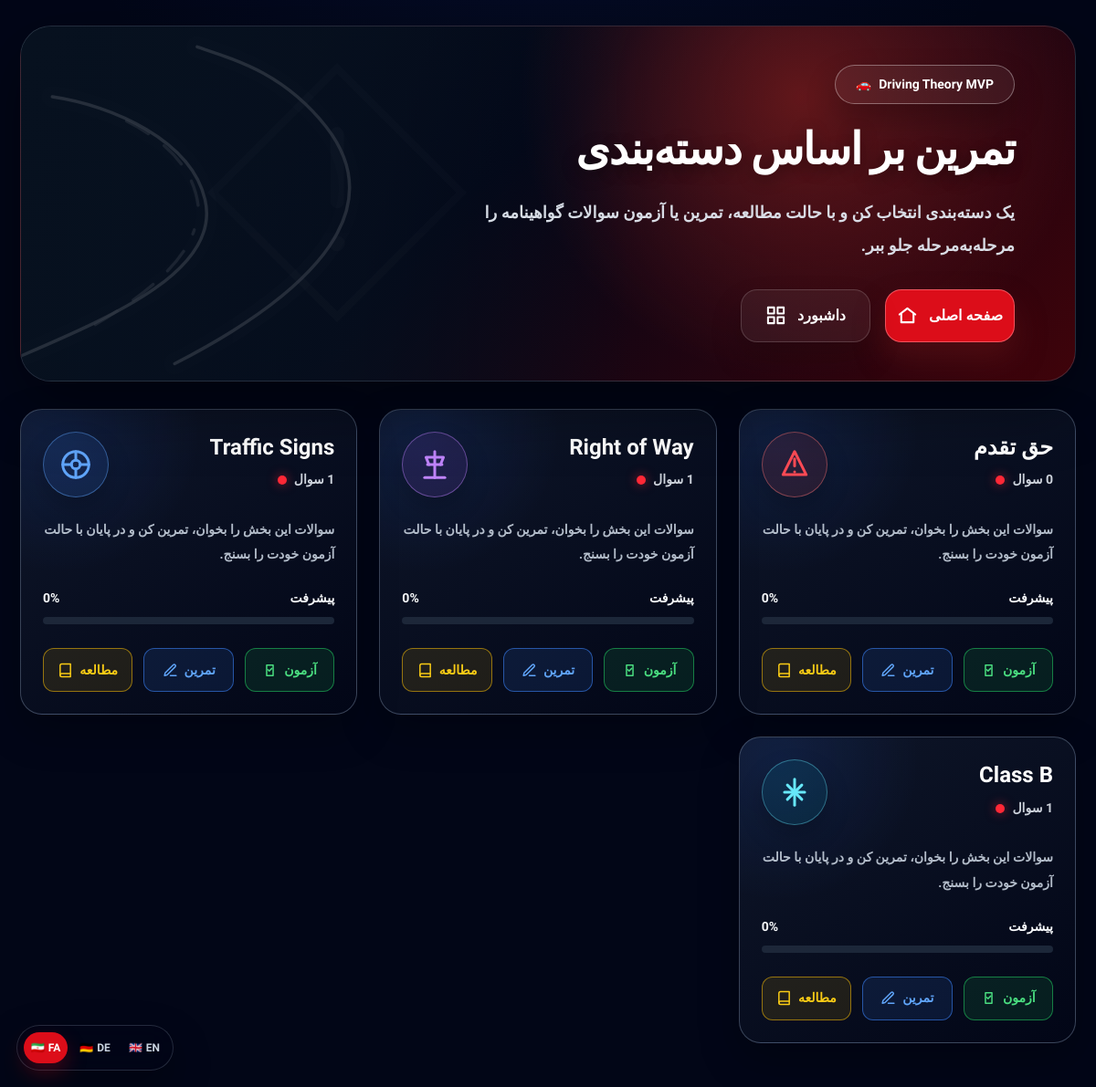
Before: /quiz/categories/ (signed in) with the older database file.
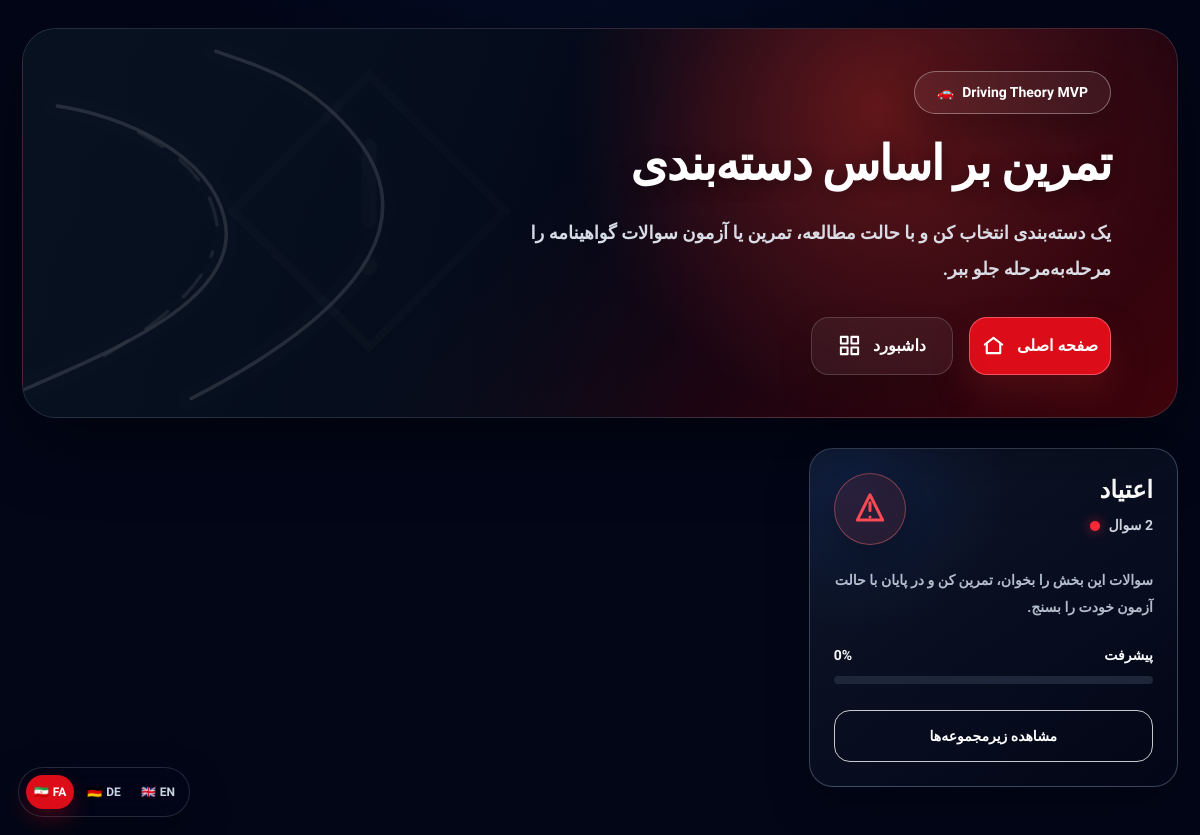
After: the same page with the newer database file.
### quiz/models.py (models this page shows, shortened)
class QuizCategory(models.Model):
    parent = models.ForeignKey(
        "self",
        on_delete=models.CASCADE,
        null=True,
        blank=True,
        related_name="children",
        verbose_name=_("دسته‌بندی والد"),
    )
    name = models.CharField(
        _("نام"),
        max_length=100,
    )
    slug = models.SlugField(
        _("نامک"),
        unique=True,
    )
    class Meta:
        verbose_name = _("دسته‌بندی سؤال")
        verbose_name_plural = _("دسته‌بندی‌های سؤال")
        ordering = ["parent__name", "name"]

### quiz/views.py (the view, shortened to what this page needs)
# urls.py: path("categories/", views.category_list, name="category_list"),
@login_required
def category_list(request):
    categories = (
        QuizCategory.objects.filter(parent__isnull=True)
        .exclude(slug="hftd-zmon-sl")
        .order_by("id")
    )
    for category in categories:
        direct_count = Question.objects.filter(
            category=category,
            is_published=True,
        ).count()
        children_count = Question.objects.filter(
            category__parent=category,
            is_published=True,
        ).count()
        category.total_questions_count = direct_count + children_count
    return render(
        request,
        "quiz/category_list.html",
        {
            "categories": categories,
        },
    )

### quiz/templates/quiz/category_list.html (shortened to what this page needs)
{% extends "base/base.html" %}
{% load i18n %}
{% get_current_language_bidi as LANGUAGE_BIDI %}
{% block content %}
<main class="dt-page" dir="{% if LANGUAGE_BIDI %}rtl{% else %}ltr{% endif %}">
    <section class="dt-wrap">
        <div class="dt-hero">
            <div class="dt-hero-content">
                <div class="dt-hero-box">
                    <div class="dt-badge">
                        <span>{% trans "Driving Theory MVP" %}</span>
                        <span>🚗</span>
                    </div>
                    <h1 class="dt-title">{% trans "تمرین بر اساس دسته‌بندی" %}</h1>
                    <p class="dt-subtitle">
                        {% trans "یک دسته‌بندی انتخاب کن و با حالت مطالعه، تمرین یا آزمون سوالات گواهینامه را مرحله‌به‌مرحله جلو ببر." %}
                    </p>
                    <div class="dt-actions">
                        <a href="{% url 'home' %}" class="dt-hero-btn dt-hero-btn-home">
                            <span>{% trans "صفحه اصلی" %}</span>
                            <svg viewBox="0 0 24 24" fill="none" stroke="currentColor" stroke-width="2.2" stroke-linecap="round" stroke-linejoin="round">
                                <path d="M3 11L12 4l9 7"></path>
                                <path d="M5 10v10h14V10"></path>
                            </svg>
                        </a>
                        <a href="{% url 'dashboard' %}" class="dt-hero-btn dt-hero-btn-dashboard">
                            <span>{% trans "داشبورد" %}</span>
                            <svg viewBox="0 0 24 24" fill="none" stroke="currentColor" stroke-width="2.1" stroke-linecap="round" stroke-linejoin="round">
                                <rect x="3" y="3" width="7" height="7"></rect>
                                <rect x="14" y="3" width="7" height="7"></rect>
                                <rect x="3" y="14" width="7" height="7"></rect>
                                <rect x="14" y="14" width="7" height="7"></rect>
                            </svg>
                        </a>
                    </div>
                </div>
            </div>
        </div>
        <div class="dt-grid">
            {% for category in categories %}
                <article class="dt-card">
                    <div class="dt-card-head">
                        <div>
                            <h2 class="dt-card-title">{{ category.name }}</h2>
                            <div class="dt-count">
                                <span>{{ category.total_questions_count }} سوال</span>
                                <span class="dt-dot"></span>
                            </div>
                        </div>
                        <div class="
                            dt-icon
                            {% if forloop.counter|divisibleby:9 %}
                                dt-icon-gray
                            {% elif forloop.counter|divisibleby:8 %}
                                dt-icon-red
                            {% elif forloop.counter|divisibleby:7 %}
                                dt-icon-purple
                            {% elif forloop.counter|divisibleby:6 %}
                                dt-icon-orange
                            {% elif forloop.counter|divisibleby:5 %}
                                dt-icon-blue
                            {% elif forloop.counter|divisibleby:4 %}
                                dt-icon-cyan
                            {% elif forloop.counter|divisibleby:3 %}
                                dt-icon-blue
                            {% elif forloop.counter|divisibleby:2 %}
                                dt-icon-purple
                            {% else %}
                                dt-icon-red
                            {% endif %}
                        ">
                            {% if forloop.counter|divisibleby:9 %}
                                <svg viewBox="0 0 24 24" fill="none" stroke="currentColor" stroke-width="1.9" stroke-linecap="round" stroke-linejoin="round"><path d="M14.7 6.3a4 4 0 0 0-5.4 5.4L4 17v3h3l5.3-5.3a4 4 0 0 0 5.4-5.4l-2.4 2.4-3-3 2.4-2.4z"></path></svg>
                            {% elif forloop.counter|divisibleby:6 %}
                                <svg viewBox="0 0 24 24" fill="none" stroke="currentColor" stroke-width="1.9" stroke-linecap="round" stroke-linejoin="round"><path d="M7 17h10l1-5-2-4H8l-2 4 1 5z"></path><circle cx="8" cy="17" r="2"></circle><circle cx="16" cy="17" r="2"></circle><path d="M8 12h8"></path></svg>
                            {% elif forloop.counter|divisibleby:5 %}
                                <svg viewBox="0 0 24 24" fill="none" stroke="currentColor" stroke-width="1.9" stroke-linecap="round" stroke-linejoin="round"><rect x="6" y="4" width="12" height="16" rx="2"></rect><path d="M9 8h6"></path><path d="M9 12h6"></path><path d="M9 16h6"></path></svg>
                            {% elif forloop.counter|divisibleby:4 %}
                                <svg viewBox="0 0 24 24" fill="none" stroke="currentColor" stroke-width="1.9" stroke-linecap="round" stroke-linejoin="round"><path d="M12 3v18"></path><path d="M5 12h14"></path><path d="M7 7l10 10"></path><path d="M17 7L7 17"></path></svg>
                            {% elif forloop.counter|divisibleby:3 %}
                                <svg viewBox="0 0 24 24" fill="none" stroke="currentColor" stroke-width="1.9" stroke-linecap="round" stroke-linejoin="round"><circle cx="12" cy="12" r="9"></circle><circle cx="12" cy="12" r="3"></circle><path d="M12 3v6M12 15v6M3 12h6M15 12h6"></path></svg>
                            {% elif forloop.counter|divisibleby:2 %}
                                <svg viewBox="0 0 24 24" fill="none" stroke="currentColor" stroke-width="1.9" stroke-linecap="round" stroke-linejoin="round"><path d="M12 3v18"></path><path d="M5 21h14"></path><path d="M7 12h10"></path><path d="M8 12l-2-5h12l-2 5"></path></svg>
                            {% else %}
                                <svg viewBox="0 0 24 24" fill="none" stroke="currentColor" stroke-width="1.9" stroke-linecap="round" stroke-linejoin="round"><path d="M12 3l8 16H4z"></path><path d="M12 8v5"></path><path d="M12 17h.01"></path></svg>
                            {% endif %}
                        </div>
                    </div>
                    <p class="dt-desc">
                        {% trans "سوالات این بخش را بخوان، تمرین کن و در پایان با حالت آزمون خودت را بسنج." %}
                    </p>
                    <div class="dt-progress-row">
                        <span>{% trans "پیشرفت" %}</span>
                        <span>0%</span>
                    </div>
                    <div class="dt-progress-track">
                    </div>
                    {% if category.children.all %}
                        <a href="{% url 'category_detail' category.id %}" class="dt-sub-btn">
                            {% trans "مشاهده زیرمجموعه‌ها" %}
                        </a>
                    {% else %}
                        <div class="dt-card-actions">
                            <a href="{% url 'category_exam' category.id %}" class="dt-card-btn dt-btn-test">
                                آزمون
                                <svg viewBox="0 0 24 24" fill="none" stroke="currentColor" stroke-width="2.1" stroke-linecap="round" stroke-linejoin="round"><path d="M9 11l2 2 4-4"></path><path d="M7 4h10v16H7z"></path></svg>
                            </a>
                            <a href="{% url 'category_practice' category.id %}" class="dt-card-btn dt-btn-practice">
                                تمرین
                                <svg viewBox="0 0 24 24" fill="none" stroke="currentColor" stroke-width="2.1" stroke-linecap="round" stroke-linejoin="round"><path d="M12 20h9"></path><path d="M16.5 3.5a2.1 2.1 0 0 1 3 3L7 19l-4 1 1-4z"></path></svg>
                            </a>
                            <a href="{% url 'category_read' category.id %}" class="dt-card-btn dt-btn-read">
                                مطالعه
                                <svg viewBox="0 0 24 24" fill="none" stroke="currentColor" stroke-width="2.1" stroke-linecap="round" stroke-linejoin="round"><path d="M4 19.5A2.5 2.5 0 0 1 6.5 17H20"></path><path d="M4 4.5A2.5 2.5 0 0 1 6.5 2H20v20H6.5A2.5 2.5 0 0 1 4 19.5z"></path></svg>
                            </a>
                        </div>
                    {% endif %}
                </article>
            {% endfor %}
        </div>
    </section>
</main>
{% endblock %}

### core/templates/base/base.html (shortened to what this page needs)
{% load static tailwind_tags i18n %}
{% get_current_language as CURRENT_LANGUAGE %}
{% get_current_language_bidi as LANGUAGE_BIDI %}
<!DOCTYPE html>
<html
    lang="{{ CURRENT_LANGUAGE|default:'fa' }}"
    dir="{% if LANGUAGE_BIDI %}rtl{% else %}ltr{% endif %}"
>
<head>
    {% tailwind_css %}
</head>
<body class="min-h-screen bg-slate-950 text-white antialiased">
    {% block content %}{% endblock %}
    <div
        class="dt-lang-switcher"
        aria-label="{% trans 'انتخاب زبان' %}"
    >
        <div class="dt-lang-box">
            <form
                action="{% url 'set_language' %}"
                method="post"
            >
                <button
                    type="submit"
                    class="{% if CURRENT_LANGUAGE == 'fa' %}active{% endif %}"
                    aria-label="{% trans 'تغییر زبان به فارسی' %}"
                    aria-pressed="{% if CURRENT_LANGUAGE == 'fa' %}true{% else %}false{% endif %}"
                >
                    <span aria-hidden="true">🇮🇷</span>
                    <span>FA</span>
                </button>
            </form>
            <form
                action="{% url 'set_language' %}"
                method="post"
            >
                <button
                    type="submit"
                    class="{% if CURRENT_LANGUAGE == 'de' %}active{% endif %}"
                    aria-label="{% trans 'تغییر زبان به آلمانی' %}"
                    aria-pressed="{% if CURRENT_LANGUAGE == 'de' %}true{% else %}false{% endif %}"
                >
                    <span aria-hidden="true">🇩🇪</span>
                    <span>DE</span>
                </button>
            </form>
            <form
                action="{% url 'set_language' %}"
                method="post"
            >
                <button
                    type="submit"
                    class="{% if CURRENT_LANGUAGE == 'en' %}active{% endif %}"
                    aria-label="{% trans 'تغییر زبان به انگلیسی' %}"
                    aria-pressed="{% if CURRENT_LANGUAGE == 'en' %}true{% else %}false{% endif %}"
                >
                    <span aria-hidden="true">🇬🇧</span>
                    <span>EN</span>
                </button>
            </form>
        </div>
    </div>
</body>
</html>

### core/templates/base/base.html (style rules this page uses)
html { min-height: 100%; background: #020617; }
body { min-height: 100vh; margin: 0; background: #020617; color: #ffffff; font-family: Vazirmatn, sans-serif; }
*, *::before, *::after { box-sizing: border-box; }
button, input, textarea, select { font: inherit; }
.dt-lang-switcher { position: fixed; z-index: 9999; left: 18px; bottom: 18px; direction: ltr; }
.dt-lang-box { display: flex; align-items: center; gap: 6px; border-radius: 999px; border: 1px solid rgba(148, 163, 184, 0.24); background: rgba(2, 6, 23, 0.82); backdrop-filter: blur(16px); -webkit-backdrop-filter: blur(16px); padding: 7px; box-shadow: 0 18px 44px rgba(0, 0, 0, 0.30); }
.dt-lang-switcher form { margin: 0; }
.dt-lang-switcher button { min-width: 48px; height: 34px; display: inline-flex; align-items: center; justify-content: center; gap: 4px; border: 0; border-radius: 999px; background: transparent; color: #cbd5e1; cursor: pointer; font-family: Vazirmatn, sans-serif; font-size: 12px; line-height: 1; font-weight: 1000; transition: background-color 0.2s ease, color 0.2s ease, transform 0.2s ease, box-shadow 0.2s ease; }
.dt-lang-switcher button.active { background: #dc0d19; color: #ffffff; box-shadow: 0 10px 22px rgba(220, 13, 25, 0.28); }

Changed rows visible on the page:
removed QuizCategory: name "حق تقدم", shows "آزمون"
removed QuizCategory: name "Right of Way", shows "آزمون"
removed QuizCategory: name "Traffic Signs", total_questions_count "1", shows "آزمون"
removed QuizCategory: name "Class B", shows "آزمون"
added QuizCategory: name "اعتیاد"
